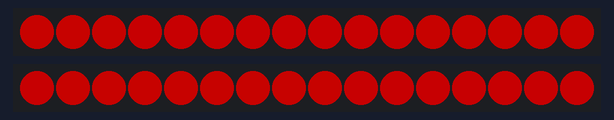
Bench run of a sketch on a simulated Arduino Uno, built with avr-gcc and run on an emulated ATmega328P. On the bench: 2 × 16 RGB LEDs in strip order, left to right. Dim RGB values are drawn brighter than linear.

Above: at 0.11 s.
At 2.91 s:
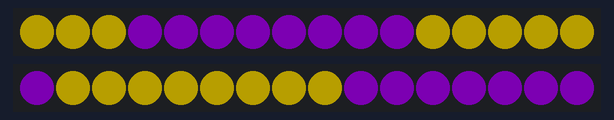
At 5.82 s:
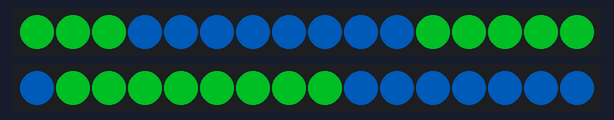
At 7.37 s:
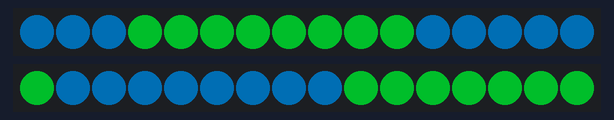
At 9.34 s:
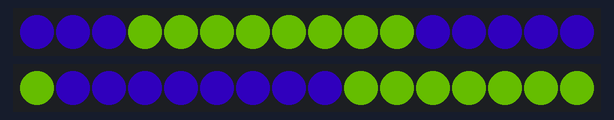
At 11.52 s:
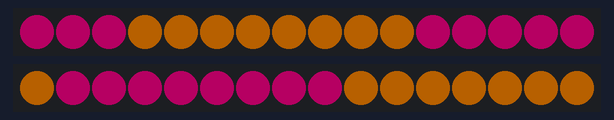

Measured:
- by itself, everything shown: repeats every 13.3 s, in 256 steps

The sketch:

robot_friend.ino
```cpp
#include "FastLED.h"

#define NUM_STRIPS 2
#define NUM_LEDS_PER_STRIP 16

uint8_t gHue = 0;
uint8_t gHueComp = 0;

CRGB leds[NUM_STRIPS][NUM_LEDS_PER_STRIP];

void setup() {
  FastLED.addLeds<NEOPIXEL, 6>(leds[0], NUM_LEDS_PER_STRIP);
  FastLED.addLeds<NEOPIXEL, 5>(leds[1], NUM_LEDS_PER_STRIP);
  FastLED.setBrightness(100);
  Serial.begin(115200);
}

void fill_l(uint8_t hue, uint8_t value) {
  fill_l_top(hue,value);
  fill_l_bottom(hue,value);
}

void fill_r(uint8_t hue, uint8_t value) {
  fill_r_top(hue,value);
  fill_r_bottom(hue,value);
}

void fill_l_top(uint8_t hue, uint8_t value) {
  for(int i = 11; i < 16; i++) {
    leds[0][i].setHSV(hue,255,value);
  }
  for(int i = 0; i < 3; i++) {
    leds[0][i].setHSV(hue,255,value);
  }
}

void fill_l_bottom(uint8_t hue, uint8_t value) {
  for(int i = 3; i < 11; i++) {
    leds[0][i].setHSV(hue,255,value);
  }
}

void fill_r_top(uint8_t hue, uint8_t value) {
  for(int i = 1; i < 9; i++) {
    leds[1][i].setHSV(hue,255,value);
  }
}

void fill_r_bottom(uint8_t hue, uint8_t value) {
  for(int i = 9; i < 16; i++) {
    leds[1][i].setHSV(hue,255,value);
  }
  leds[1][0].setHSV(hue,255,value);
}

void rotate(bool cw, bool side, uint8_t steps) {
  for(uint8_t s = 0; s <= steps; s++ ) {
    if(cw) {
      for(int i = 0; i < 16; i++) {
        leds[side][i] = leds[side][(i+1)%16];
      }
    } else {
      leds[side][0] = leds[1][15];
      for(int i = 15; i > 0; i--) {
        leds[side][i] = leds[side][(i-1)];
      }
    }
  }
}


void loop() {
  gHue = gHue < 255 ? gHue + 1 : 0;
  gHueComp = gHueComp > 0 ? gHueComp - 1 : 255;
  fill_r_top(gHue,255);
  fill_l_top(gHue,255);
  fill_r_bottom(gHueComp,255);
  fill_l_bottom(gHueComp,255);
  delay(50);
  FastLED.show();

  /*(int x = 0; x < NUM_STRIPS; x++) {
    // This inner loop will go over each led in the current strip, one at a time
    for(int i = 0; i < NUM_LEDS_PER_STRIP; i++) {
      leds[x][i].setHSV(gHue,255,255);
      FastLED.show();
      leds[x][i] = CRGB::White;
      delay(100);
    }
  }*/
  /*fill_rainbow(leds[0], NUM_LEDS_PER_STRIP, gHue, 14);
  fill_rainbow(leds[1], NUM_LEDS_PER_STRIP, gHue, 14);
  FastLED.show();
  gHue = gHue < 250 ? gHue + 5 : 0;
  Serial.println(gHue);
  delay(50);*/
}
```
